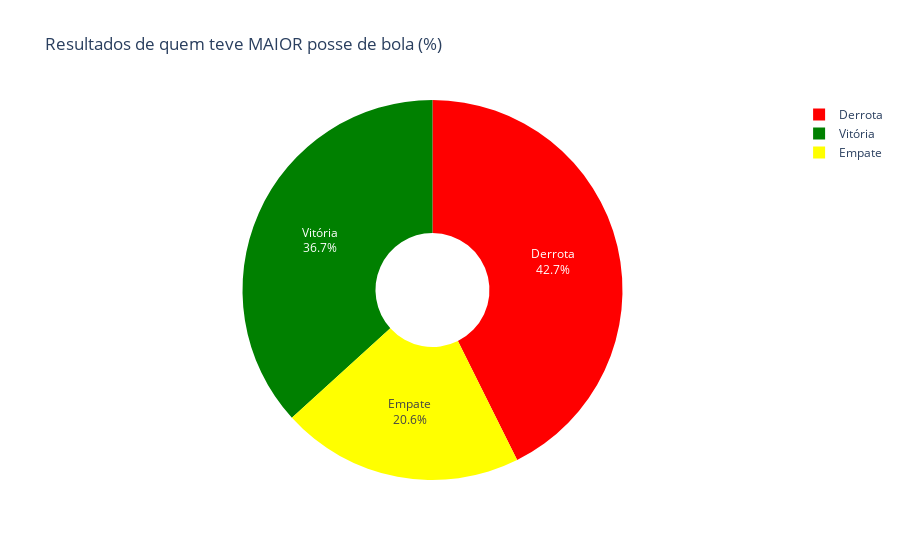

This figure's notebook cell:
### Markdown cell above
## ⚽ Posse de Bola: Quem Domina, Ganha?

A posse de bola é um dos indicadores mais tradicionais do futebol moderno. Mas será que ter mais a bola realmente aumenta as chances de vitória no Brasileirão?

Nesta seção, analisamos:

- **Como a posse de bola está distribuída entre mandantes e visitantes.**
- **A relação entre posse de bola e resultado final da partida.**
- **Percentual de vitórias, empates e derrotas para o time com maior posse.**

Visualizamos e interpretamos os dados para responder à pergunta:  
> **Ter mais posse de bola é sinônimo de sucesso? Ou o contra-ataque ainda é rei no futebol brasileiro?**

Acompanhe os gráficos e insights a seguir!

### Code cell
df_posse = df_analise.copy()

# Converte colunas de posse para numérico, tratando erros
for col in ['mandante_posse_de_bola', 'visitante_posse_de_bola']:
    df_posse[col] = pd.to_numeric(df_posse[col].astype(str).str.replace('%', ''), errors='coerce')

# Remove linhas sem dados de posse
df_posse.dropna(subset=['mandante_posse_de_bola', 'visitante_posse_de_bola'], inplace=True)

# Identifica o time com mais posse (None se for empate)
df_posse['time_maior_posse'] = np.select(
    [
        df_posse['mandante_posse_de_bola'] > df_posse['visitante_posse_de_bola'],
        df_posse['visitante_posse_de_bola'] > df_posse['mandante_posse_de_bola']
    ],
    [
        df_posse['mandante'],
        df_posse['visitante']
    ],
    default=None
)

# Filtra apenas jogos onde um time teve mais posse que o outro
df_posse_final = df_posse.dropna(subset=['time_maior_posse']).copy()
df_posse_final['resultado_final'] = df_posse_final.apply(lambda row: get_resultado_perspectiva(row, row['time_maior_posse']), axis=1)

# Calcula o resumo
resumo_posse = df_posse_final['resultado_final'].value_counts(normalize=True).mul(100).reset_index()
resumo_posse.columns = ['resultado', 'percentual']

print("--- Resultado para o time com MAIOR posse de bola ---")
display(resumo_posse.round(2))

# Plota o gráfico
fig = px.pie(resumo_posse, names='resultado', values='percentual', title='Resultados de quem teve MAIOR posse de bola (%)',
             color='resultado', color_discrete_map=COLOR_RESULTADO, hole=.3)
fig.update_traces(textposition='inside', textinfo='percent+label')
fig.show()

### Figure 1 — Plotly figure (JSON) as saved in the notebook; plotly's stock layout.template omitted (floating-point values rounded to 4 significant figures)
{"data": [{"customdata": [["Derrota"], ["Vitória"], ["Empate"]], "domain": {"x": [0, 1], "y": [0, 1]}, "hole": 0.3, "hovertemplate": "resultado=%{customdata[0]}<br>percentual=%{value}<extra></extra>", "labels": ["Derrota", "Vitória", "Empate"], "legendgroup": "", "marker": {"colors": ["red", "green", "yellow"]}, "name": "", "showlegend": true, "textinfo": "percent+label", "textposition": "inside", "type": "pie", "values": [42.65, 36.74, 20.61]}], "layout": {"legend": {"tracegroupgap": 0}, "title": {"text": "Resultados de quem teve MAIOR posse de bola (%)"}}}
